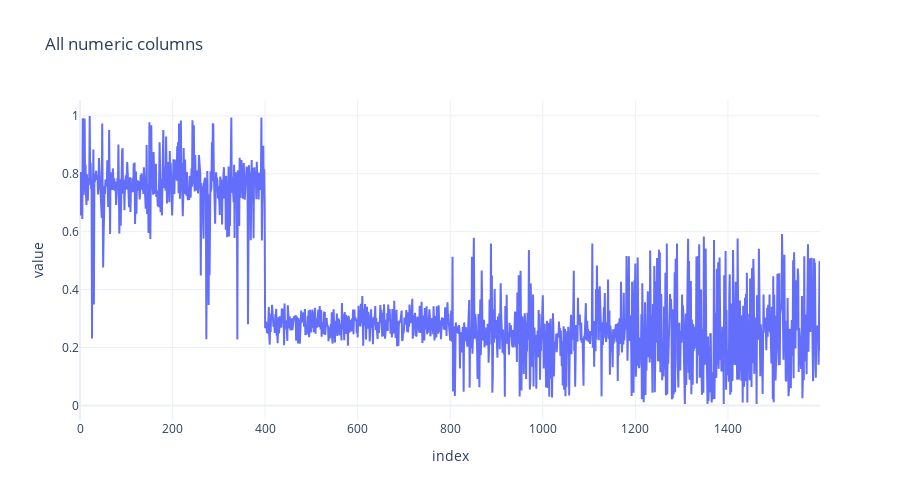
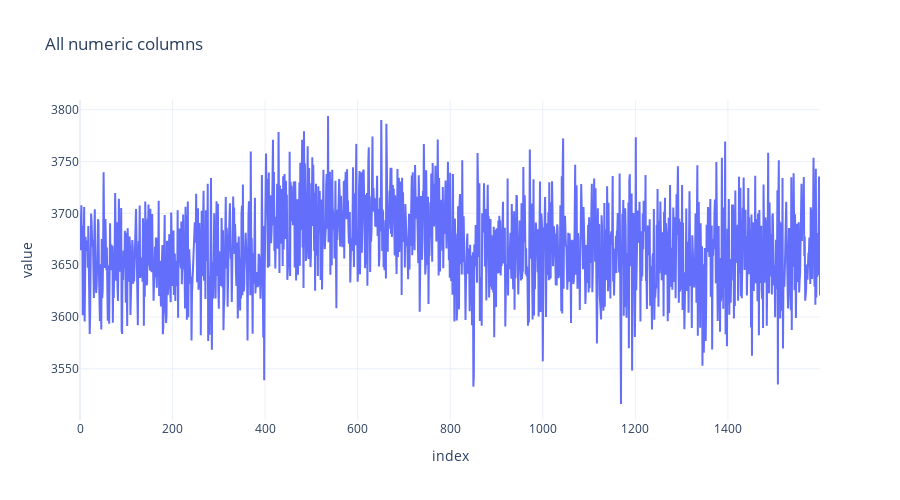
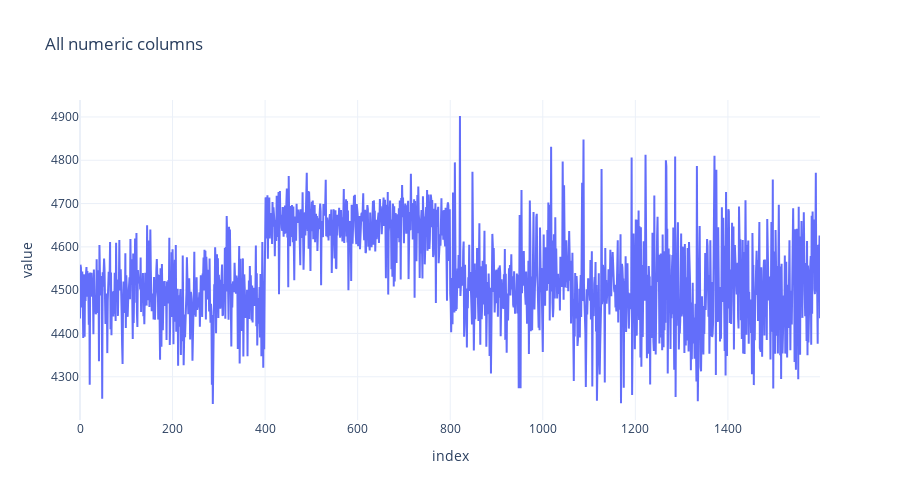
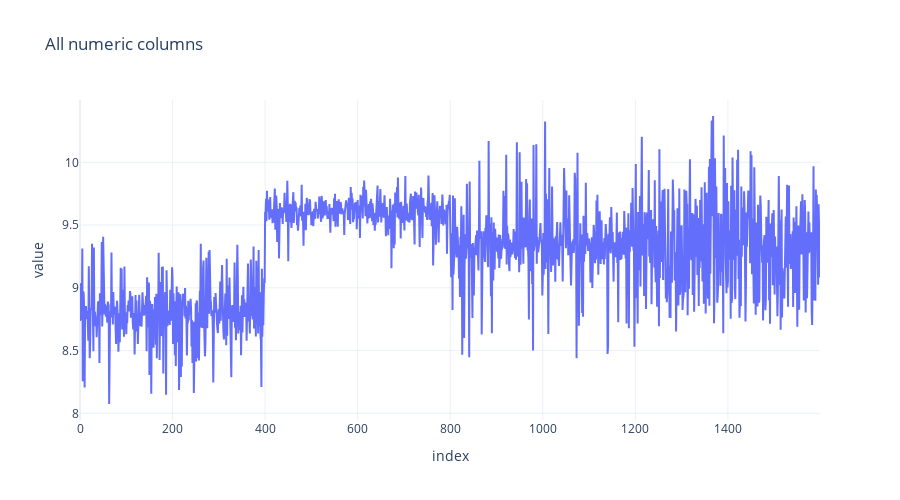

The code cell stored with these charts, in order, in its notebook:
### Code cell
# Jupyter-friendly Plotly init (works well in classic Jupyter / many notebook setups)
init_notebook_mode(connected=True)

# If you have non-numeric cols (strings, categories), this prevents Plotly errors
num = data.select_dtypes(include="number")

for col in num.columns:
    fig = go.Figure(go.Scatter(x=num.index, y=num[col], mode="lines", name=str(col)))
    fig.update_layout(template="plotly_white", title=str(col), xaxis_title="index", yaxis_title=col)

    fig.update_layout(
        template="plotly_white",
        title="All numeric columns",
        xaxis_title="index",
        yaxis_title="value",
        legend_title="column",
        height=500,
    )

    fig.show()

### Figure 1 — Plotly figure (JSON) as saved in the notebook; plotly's stock layout.template omitted (floating-point values rounded to 4 significant figures; data arrays with more than 128 entries replaced by an {"elided": "..."} marker saying what was removed)
{"data": [{"mode": "lines", "name": "XMEAS(1)", "type": "scatter", "x": {"elided": "1600 int values"}, "y": {"elided": "1600 float values"}}], "layout": {"height": 500, "legend": {"title": {"text": "column"}}, "title": {"text": "All numeric columns"}, "xaxis": {"title": {"text": "index"}}, "yaxis": {"title": {"text": "value"}}}}

### Figure 2 — Plotly figure (JSON) as saved in the notebook; plotly's stock layout.template omitted (floating-point values rounded to 4 significant figures; data arrays with more than 128 entries replaced by an {"elided": "..."} marker saying what was removed)
{"data": [{"mode": "lines", "name": "XMEAS(2)", "type": "scatter", "x": {"elided": "1600 int values"}, "y": {"elided": "1600 float values"}}], "layout": {"height": 500, "legend": {"title": {"text": "column"}}, "title": {"text": "All numeric columns"}, "xaxis": {"title": {"text": "index"}}, "yaxis": {"title": {"text": "value"}}}}

### Figure 3 — Plotly figure (JSON) as saved in the notebook; plotly's stock layout.template omitted (floating-point values rounded to 4 significant figures; data arrays with more than 128 entries replaced by an {"elided": "..."} marker saying what was removed)
{"data": [{"mode": "lines", "name": "XMEAS(3)", "type": "scatter", "x": {"elided": "1600 int values"}, "y": {"elided": "1600 float values"}}], "layout": {"height": 500, "legend": {"title": {"text": "column"}}, "title": {"text": "All numeric columns"}, "xaxis": {"title": {"text": "index"}}, "yaxis": {"title": {"text": "value"}}}}

### Figure 4 — Plotly figure (JSON) as saved in the notebook; plotly's stock layout.template omitted (floating-point values rounded to 4 significant figures; data arrays with more than 128 entries replaced by an {"elided": "..."} marker saying what was removed)
{"data": [{"mode": "lines", "name": "XMEAS(4)", "type": "scatter", "x": {"elided": "1600 int values"}, "y": {"elided": "1600 float values"}}], "layout": {"height": 500, "legend": {"title": {"text": "column"}}, "title": {"text": "All numeric columns"}, "xaxis": {"title": {"text": "index"}}, "yaxis": {"title": {"text": "value"}}}}
